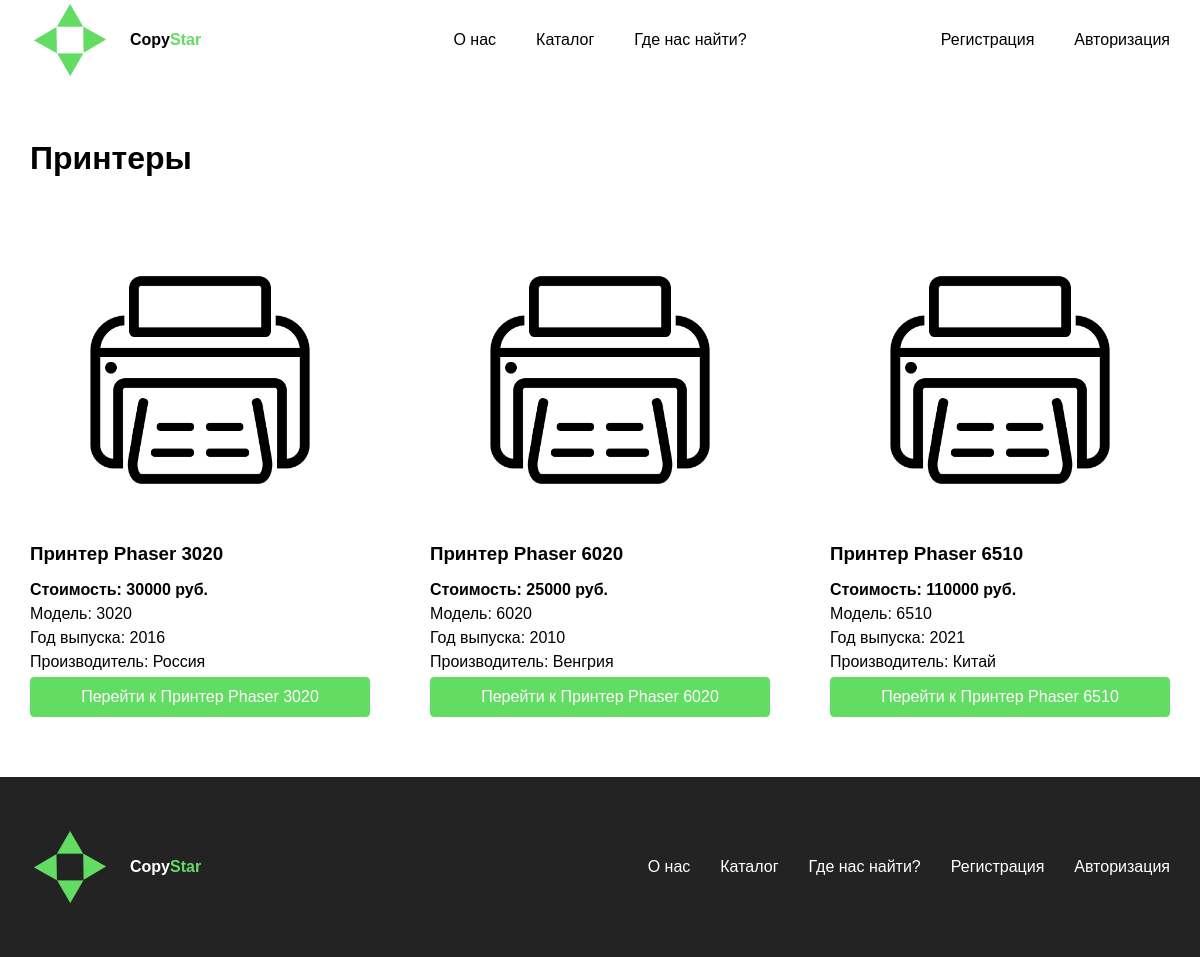
Page /collection.php?collection_id=2 on the committed database.
### tables this page shows
CREATE TABLE `collections` (
  `id` int(11) NOT NULL,
  `name` varchar(255) DEFAULT NULL,
  `value` varchar(255) DEFAULT NULL,
  `image` varchar(255) DEFAULT NULL
);

CREATE TABLE `products` (
  `id` int(11) NOT NULL,
  `name` varchar(255) DEFAULT NULL,
  `image` varchar(255) DEFAULT NULL,
  `price` int(11) DEFAULT NULL,
  `model` varchar(255) DEFAULT NULL,
  `year` int(11) DEFAULT NULL,
  `country` varchar(255) DEFAULT NULL,
  `collection_id` int(11) DEFAULT NULL
);

### app/database/models/Collections.php (called while the page is built, shortened)
<?php
function getCollectionById($id)
{
    global $database;
    $data = $database->query("SELECT * FROM `collections` WHERE `id` = {$id}")->fetch(PDO::FETCH_ASSOC);
    return $data;
}

### app/database/models/Products.php (called while the page is built, shortened)
<?php
function getItemsByCollectionId($id)
{
    global $database;
    $data = $database->query("SELECT * FROM `products` WHERE `collection_id` = {$id}")->fetchAll(PDO::FETCH_ASSOC);
    return $data;
}

### collection.php (the view, shortened to what this page needs)
<?php
$collection_id = $_GET['collection_id'];
require 'app/database/Database.php';
require 'app/database/models/Collections.php';
require 'app/database/models/Products.php';
$collection = getCollectionById($collection_id);
$products = getItemsByCollectionId($collection_id);
?>
<!doctype html>
<html lang="ru">
<head>
    <link rel="stylesheet" href="assets/css/fonts.css">
    <link rel="stylesheet" href="assets/css/style.css">
</head>
<body>
<?php require('app/snippets/header.php'); ?>
<section class="section is--collections" id="collections">
    <div class="container">
        <div class="section-header">
            <h2 class="section-header__title">
                <?= $collection['name'] ?>
            </h2>
        </div>
        <div class="section-body">
            <div class="collections">
                <?php foreach ($products as $product): ?>
                    <div class="collection">
                        <?php if (isset($product['image'])): ?>
                            <img src="assets/img/<?= str_replace(' ', '_', $product['image']); ?>"
                                 alt="<?= $product['name']; ?>"/>
                        <?php else: ?>
                            <img src="assets/img/printer.png"
                                 alt="<?= $product['name']; ?>"/>
                        <?php endif; ?>
                        <h3 class="collection__title">
                            <?= $product['name']; ?>
                        </h3>
                        <p class="collection__text collection__price">
                            Стоимость: <?= $product['price']; ?> руб.
                        </p>
                        <p class="collection__text">
                            Модель: <?= $product['model']; ?>
                        </p>
                        <p class="collection__text">
                            Год выпуска: <?= $product['year']; ?>
                        </p>
                        <p class="collection__text">
                            Производитель: <?= $product['country']; ?>
                        </p>
                        <a href="/product.php?product_id=<?= $product['id']; ?>"
                           class="collection__button button button--large button--primary">
                            Перейти к <?= $product['name']; ?>
                        </a>
                    </div>
                <?php endforeach; ?>
            </div>
        </div>
    </div>
</section>
<?php require('app/snippets/footer.php'); ?>
</body>
</html>

### assets/css/style.css (style rules this page uses)
*, *::after, *::before { margin: 0; padding: 0; box-sizing: border-box; }
:root { --black: #232323; --white: #ffffff; --green: #62dc62; --container-width: 1170px; --container-offset: 15px; }
.container { max-width: var(--container-width); padding: 0 var(--container-offset); margin: 0 auto; }
a { color: inherit; text-decoration: none; }
body { font-family: "Raleway", sans-serif; }
.button { text-decoration: none; outline: none; text-align: center; display: flex; flex-direction: row; align-items: center; justify-content: center; cursor: pointer; padding: 10px 15px; border-radius: 4px; transition: color 0.3s ease-in-out, background-color 0.3s ease-in-out; border: 1px solid var(--green); }
.button--primary:not(:disabled) { color: var(--white); background-color: var(--green); }
.section-header__title { font-size: 2rem; }
.section { padding: 60px 0; }
.section-header { margin-bottom: 60px; }
.collections { display: grid; grid-template-columns: repeat(3, 1fr); gap: 60px; }
.collection img { width: 100%; height: 100%; object-fit: contain; max-height: 300px; }
.collection { display: flex; flex-direction: column; gap: 6px; }
.collection .collection__price { font-weight: 700; }
.collection .collection__title { margin-bottom: 10px; }
.collection .collection__button { margin-top: auto; }

### rows in the picture
collections: name "Принтеры"
products: name "Принтер Phaser 3020", price "30000", model "3020", year "2016", country "Россия"
products: name "Принтер Phaser 6020", price "25000", model "6020", year "2010", country "Венгрия"
products: name "Принтер Phaser 6510", price "110000", model "6510", year "2021", country "Китай"
